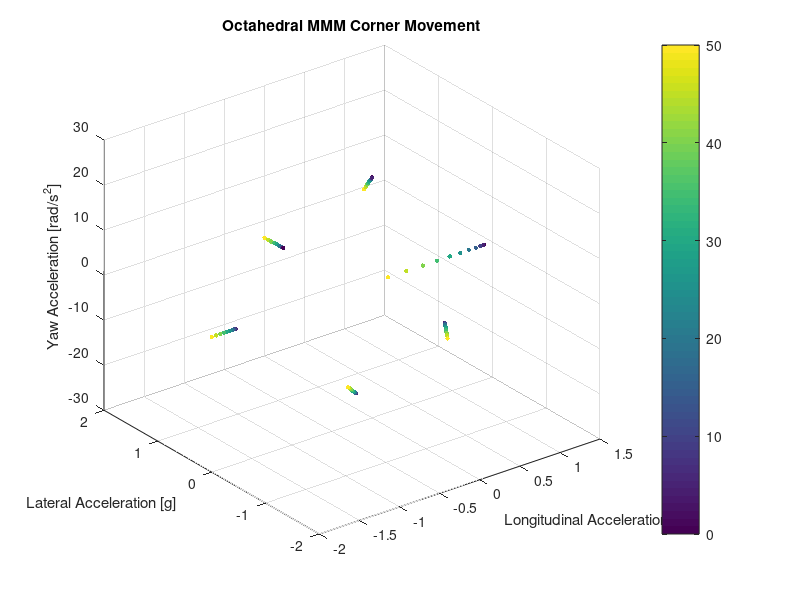

The MATLAB source for this figure: (Note: this script raises an error after producing the figure.)
%% Octahedral Test MMM
% Defines an octahedral Milliken Moment Diagram that scales with speed for
% testing lap time simulation solvers.
%
% Blake Christierson - bechristierson@ucdavis.edu
%
% Version 1 - 1/14/2021

%% Corner Conditions
v = linspace(0,50,11); % Array of Speeds [m/s]

a_drive =  1.4 + ( 0.2-1.4).*(v./50).^2; % Peak Traction Acceleration  [g]
a_brake = -1.7 + (-2.0+1.7).*(v./50).^2; % Peak Braking  Acceleration  [g]

a_bound = -0.1 + (-0.2+0.1).*(v./50).^2; % Longitudinal Boundary Level [g] 

r_limit = -2.0 + (-0.5+2.0).*(v./50).^2; % Limit Yaw Acceleration      [rad/s^2]
a_limit =  1.5 + ( 1.7-1.5).*(v./50).^2; % Limit Lateral Acceleration  [g]

r_peak  =  25  + ( 23 -25 ).*(v./50).^2; % Peak Yaw Acceleration       [rad/s^]
a_peak  = -0.15.*ones(size(v));          % Peak Lateral Acceleration   [g]

%% Form MMM Point Cloud
MMM = zeros(4,6*length(v));

for i = 1:length(v)
   MMM(:,6*(i-1)+1) = [v(i); a_drive(i);  0         ;  0         ]; 
   MMM(:,6*(i-1)+2) = [v(i); a_bound(i);  a_peak(i) ;  r_peak(i) ];
   MMM(:,6*(i-1)+3) = [v(i); a_bound(i);  a_limit(i);  r_limit(i)];
   MMM(:,6*(i-1)+4) = [v(i); a_bound(i); -a_peak(i) ; -r_peak(i) ];
   MMM(:,6*(i-1)+5) = [v(i); a_bound(i); -a_limit(i); -r_limit(i)];
   MMM(:,6*i      ) = [v(i); a_brake(i);  0         ;  0         ];
end

figure;
scatter3( MMM(2,:), MMM(3,:), MMM(4,:), 10, MMM(1,:), 'filled' )

title( 'Octahedral MMM Corner Movement' )
xlabel( 'Longitudinal Acceleration [g]' )
ylabel( 'Lateral Acceleration [g]' )
zlabel( 'Yaw Acceleration [rad/s^2]' )

h = colorbar;
h.Label.String = 'Speed [m/s]';

%% Solve for GGV Surface from MMM (Local repositiory example)
